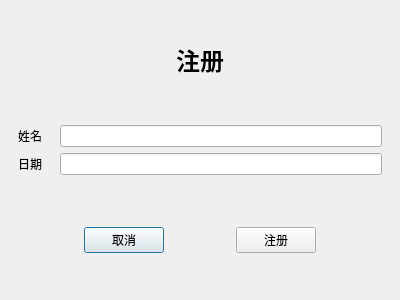
<?xml version="1.0" encoding="UTF-8"?>
<ui version="4.0">
 <class>Reg</class>
 <widget class="QDialog" name="Reg">
  <property name="geometry">
   <rect>
    <x>0</x>
    <y>0</y>
    <width>400</width>
    <height>300</height>
   </rect>
  </property>
  <property name="windowTitle">
   <string>注册</string>
  </property>
  <layout class="QVBoxLayout" name="verticalLayout" stretch="1,0,1">
   <property name="leftMargin">
    <number>18</number>
   </property>
   <property name="topMargin">
    <number>0</number>
   </property>
   <property name="rightMargin">
    <number>18</number>
   </property>
   <property name="bottomMargin">
    <number>0</number>
   </property>
   <item>
    <widget class="QLabel" name="label1">
     <property name="font">
      <font>
       <pointsize>18</pointsize>
       <bold>true</bold>
      </font>
     </property>
     <property name="text">
      <string>注册</string>
     </property>
     <property name="alignment">
      <set>Qt::AlignmentFlag::AlignCenter</set>
     </property>
    </widget>
   </item>
   <item>
    <layout class="QFormLayout" name="flay">
     <property name="labelAlignment">
      <set>Qt::AlignmentFlag::AlignCenter</set>
     </property>
     <property name="formAlignment">
      <set>Qt::AlignmentFlag::AlignCenter</set>
     </property>
     <property name="horizontalSpacing">
      <number>18</number>
     </property>
     <item row="0" column="0">
      <widget class="QLabel" name="hint1">
       <property name="text">
        <string>姓名</string>
       </property>
      </widget>
     </item>
     <item row="0" column="1">
      <widget class="QLineEdit" name="ledit1"/>
     </item>
     <item row="1" column="1">
      <widget class="QLineEdit" name="ledit2"/>
     </item>
     <item row="1" column="0">
      <widget class="QLabel" name="hint2">
       <property name="text">
        <string>日期</string>
       </property>
      </widget>
     </item>
    </layout>
   </item>
   <item>
    <layout class="QHBoxLayout" name="hlay2">
     <item alignment="Qt::AlignmentFlag::AlignVCenter">
      <widget class="QPushButton" name="pbtn1">
       <property name="sizePolicy">
        <sizepolicy hsizetype="Fixed" vsizetype="Fixed">
         <horstretch>0</horstretch>
         <verstretch>0</verstretch>
        </sizepolicy>
       </property>
       <property name="text">
        <string>取消</string>
       </property>
      </widget>
     </item>
     <item alignment="Qt::AlignmentFlag::AlignVCenter">
      <widget class="QPushButton" name="pbtn2">
       <property name="sizePolicy">
        <sizepolicy hsizetype="Fixed" vsizetype="Fixed">
         <horstretch>0</horstretch>
         <verstretch>0</verstretch>
        </sizepolicy>
       </property>
       <property name="text">
        <string>注册</string>
       </property>
      </widget>
     </item>
    </layout>
   </item>
  </layout>
 </widget>
 <resources/>
 <connections/>
</ui>
